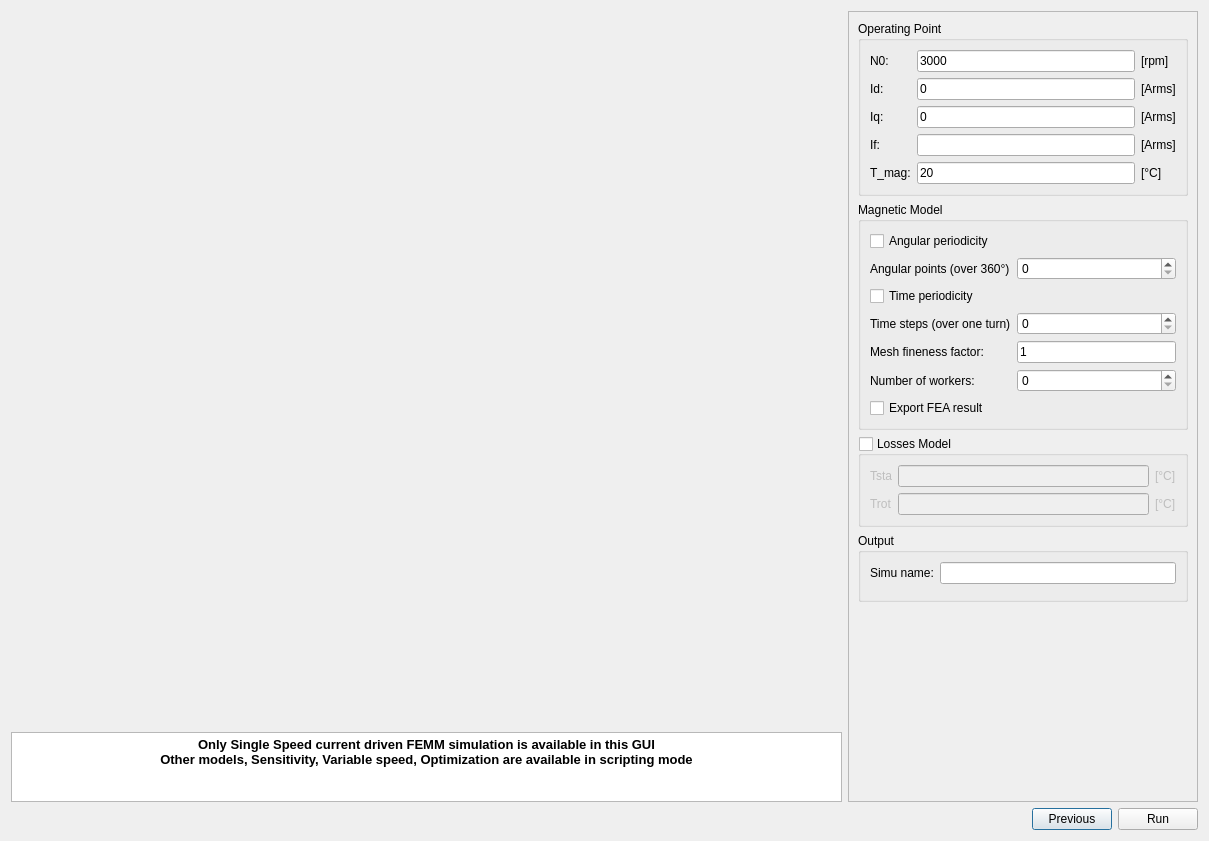
<?xml version="1.0" encoding="UTF-8"?>
<ui version="4.0">
 <class>SSimu</class>
 <widget class="QDialog" name="SSimu">
  <property name="geometry">
   <rect>
    <x>0</x>
    <y>0</y>
    <width>1209</width>
    <height>841</height>
   </rect>
  </property>
  <property name="minimumSize">
   <size>
    <width>650</width>
    <height>550</height>
   </size>
  </property>
  <property name="windowTitle">
   <string>Form</string>
  </property>
  <layout class="QVBoxLayout" name="verticalLayout_4">
   <item>
    <layout class="QHBoxLayout" name="horizontalLayout">
     <item>
      <layout class="QVBoxLayout" name="verticalLayout_3">
       <item>
        <widget class="MPLCanvas" name="w_viewer" native="true">
         <property name="minimumSize">
          <size>
           <width>250</width>
           <height>0</height>
          </size>
         </property>
        </widget>
       </item>
       <item>
        <widget class="QTextEdit" name="txt_tuto">
         <property name="sizePolicy">
          <sizepolicy hsizetype="Expanding" vsizetype="Fixed">
           <horstretch>0</horstretch>
           <verstretch>0</verstretch>
          </sizepolicy>
         </property>
         <property name="maximumSize">
          <size>
           <width>16777215</width>
           <height>70</height>
          </size>
         </property>
         <property name="verticalScrollBarPolicy">
          <enum>Qt::ScrollBarAlwaysOff</enum>
         </property>
         <property name="html">
          <string>&lt;!DOCTYPE HTML PUBLIC &quot;-//W3C//DTD HTML 4.0//EN&quot; &quot;http://www.w3.org/TR/REC-html40/strict.dtd&quot;&gt;
&lt;html&gt;&lt;head&gt;&lt;meta name=&quot;qrichtext&quot; content=&quot;1&quot; /&gt;&lt;style type=&quot;text/css&quot;&gt;
p, li { white-space: pre-wrap; }
&lt;/style&gt;&lt;/head&gt;&lt;body style=&quot; font-family:'MS Shell Dlg 2'; font-size:8.15094pt; font-weight:400; font-style:normal;&quot;&gt;
&lt;p align=&quot;center&quot; style=&quot; margin-top:0px; margin-bottom:0px; margin-left:0px; margin-right:0px; -qt-block-indent:0; text-indent:0px;&quot;&gt;&lt;span style=&quot; font-size:10pt; font-weight:600;&quot;&gt;Only Single Speed current driven FEMM simulation is available in this GUI&lt;/span&gt;&lt;/p&gt;
&lt;p align=&quot;center&quot; style=&quot; margin-top:0px; margin-bottom:0px; margin-left:0px; margin-right:0px; -qt-block-indent:0; text-indent:0px;&quot;&gt;&lt;span style=&quot; font-size:10pt; font-weight:600;&quot;&gt;Other models, Sensitivity, Variable speed, Optimization are available in scripting mode&lt;/span&gt;&lt;/p&gt;&lt;/body&gt;&lt;/html&gt;</string>
         </property>
         <property name="textInteractionFlags">
          <set>Qt::TextSelectableByKeyboard|Qt::TextSelectableByMouse</set>
         </property>
        </widget>
       </item>
      </layout>
     </item>
     <item>
      <widget class="QScrollArea" name="scrollArea">
       <property name="minimumSize">
        <size>
         <width>350</width>
         <height>0</height>
        </size>
       </property>
       <property name="maximumSize">
        <size>
         <width>350</width>
         <height>16777215</height>
        </size>
       </property>
       <property name="widgetResizable">
        <bool>true</bool>
       </property>
       <widget class="QWidget" name="scrollAreaWidgetContents">
        <property name="geometry">
         <rect>
          <x>0</x>
          <y>0</y>
          <width>348</width>
          <height>786</height>
         </rect>
        </property>
        <layout class="QVBoxLayout" name="verticalLayout_2">
         <item>
          <widget class="QGroupBox" name="g_OP">
           <property name="title">
            <string>Operating Point</string>
           </property>
           <layout class="QGridLayout" name="gridLayout">
            <item row="0" column="0">
             <widget class="QLabel" name="in_N0">
              <property name="minimumSize">
               <size>
                <width>0</width>
                <height>0</height>
               </size>
              </property>
              <property name="toolTip">
               <string>Stator external radius</string>
              </property>
              <property name="text">
               <string>N0:</string>
              </property>
             </widget>
            </item>
            <item row="0" column="1">
             <widget class="FloatEdit" name="lf_N0">
              <property name="maximumSize">
               <size>
                <width>16777215</width>
                <height>16777215</height>
               </size>
              </property>
              <property name="toolTip">
               <string>Stator external radius</string>
              </property>
              <property name="text">
               <string>3000</string>
              </property>
             </widget>
            </item>
            <item row="0" column="2">
             <widget class="QLabel" name="unit_N0">
              <property name="sizePolicy">
               <sizepolicy hsizetype="Fixed" vsizetype="Preferred">
                <horstretch>0</horstretch>
                <verstretch>0</verstretch>
               </sizepolicy>
              </property>
              <property name="text">
               <string>[rpm]</string>
              </property>
             </widget>
            </item>
            <item row="1" column="0">
             <widget class="QLabel" name="in_I1">
              <property name="minimumSize">
               <size>
                <width>0</width>
                <height>0</height>
               </size>
              </property>
              <property name="toolTip">
               <string>Stator external radius</string>
              </property>
              <property name="text">
               <string>Id:</string>
              </property>
             </widget>
            </item>
            <item row="1" column="1">
             <widget class="FloatEdit" name="lf_I1">
              <property name="maximumSize">
               <size>
                <width>16777215</width>
                <height>16777215</height>
               </size>
              </property>
              <property name="toolTip">
               <string>Stator external radius</string>
              </property>
              <property name="text">
               <string>0</string>
              </property>
             </widget>
            </item>
            <item row="1" column="2">
             <widget class="QLabel" name="unit_I1">
              <property name="sizePolicy">
               <sizepolicy hsizetype="Fixed" vsizetype="Preferred">
                <horstretch>0</horstretch>
                <verstretch>0</verstretch>
               </sizepolicy>
              </property>
              <property name="text">
               <string>[Arms]</string>
              </property>
             </widget>
            </item>
            <item row="2" column="0">
             <widget class="QLabel" name="in_I2">
              <property name="minimumSize">
               <size>
                <width>0</width>
                <height>0</height>
               </size>
              </property>
              <property name="toolTip">
               <string>Stator external radius</string>
              </property>
              <property name="text">
               <string>Iq:</string>
              </property>
             </widget>
            </item>
            <item row="2" column="1">
             <widget class="FloatEdit" name="lf_I2">
              <property name="maximumSize">
               <size>
                <width>16777215</width>
                <height>16777215</height>
               </size>
              </property>
              <property name="toolTip">
               <string>Stator external radius</string>
              </property>
              <property name="text">
               <string>0</string>
              </property>
             </widget>
            </item>
            <item row="2" column="2">
             <widget class="QLabel" name="unit_I2">
              <property name="sizePolicy">
               <sizepolicy hsizetype="Fixed" vsizetype="Preferred">
                <horstretch>0</horstretch>
                <verstretch>0</verstretch>
               </sizepolicy>
              </property>
              <property name="text">
               <string>[Arms]</string>
              </property>
             </widget>
            </item>
            <item row="3" column="0">
             <widget class="QLabel" name="in_I3">
              <property name="minimumSize">
               <size>
                <width>0</width>
                <height>0</height>
               </size>
              </property>
              <property name="toolTip">
               <string>Stator external radius</string>
              </property>
              <property name="text">
               <string>If:</string>
              </property>
             </widget>
            </item>
            <item row="3" column="1">
             <widget class="FloatEdit" name="lf_I3">
              <property name="maximumSize">
               <size>
                <width>16777215</width>
                <height>16777215</height>
               </size>
              </property>
              <property name="toolTip">
               <string>Stator external radius</string>
              </property>
             </widget>
            </item>
            <item row="3" column="2">
             <widget class="QLabel" name="unit_I3">
              <property name="sizePolicy">
               <sizepolicy hsizetype="Fixed" vsizetype="Preferred">
                <horstretch>0</horstretch>
                <verstretch>0</verstretch>
               </sizepolicy>
              </property>
              <property name="text">
               <string>[Arms]</string>
              </property>
             </widget>
            </item>
            <item row="4" column="0">
             <widget class="QLabel" name="in_T_mag">
              <property name="minimumSize">
               <size>
                <width>0</width>
                <height>0</height>
               </size>
              </property>
              <property name="toolTip">
               <string>Stator external radius</string>
              </property>
              <property name="text">
               <string>T_mag:</string>
              </property>
             </widget>
            </item>
            <item row="4" column="1">
             <widget class="FloatEdit" name="lf_T_mag">
              <property name="maximumSize">
               <size>
                <width>16777215</width>
                <height>16777215</height>
               </size>
              </property>
              <property name="toolTip">
               <string>Stator external radius</string>
              </property>
              <property name="text">
               <string>20</string>
              </property>
             </widget>
            </item>
            <item row="4" column="2">
             <widget class="QLabel" name="unit_T_mag">
              <property name="sizePolicy">
               <sizepolicy hsizetype="Fixed" vsizetype="Preferred">
                <horstretch>0</horstretch>
                <verstretch>0</verstretch>
               </sizepolicy>
              </property>
              <property name="text">
               <string>[°C]</string>
              </property>
             </widget>
            </item>
           </layout>
          </widget>
         </item>
         <item>
          <widget class="QGroupBox" name="g_mag">
           <property name="title">
            <string>Magnetic Model</string>
           </property>
           <layout class="QGridLayout" name="gridLayout_2">
            <item row="4" column="0">
             <widget class="QLabel" name="in_Kmesh">
              <property name="minimumSize">
               <size>
                <width>0</width>
                <height>0</height>
               </size>
              </property>
              <property name="toolTip">
               <string>Stator external radius</string>
              </property>
              <property name="text">
               <string>Mesh fineness factor:</string>
              </property>
             </widget>
            </item>
            <item row="1" column="0">
             <widget class="QLabel" name="in_Na_tot">
              <property name="minimumSize">
               <size>
                <width>0</width>
                <height>0</height>
               </size>
              </property>
              <property name="toolTip">
               <string>Stator external radius</string>
              </property>
              <property name="text">
               <string>Angular points (over 360°)</string>
              </property>
             </widget>
            </item>
            <item row="5" column="1">
             <widget class="QSpinBox" name="si_nb_worker"/>
            </item>
            <item row="3" column="0">
             <widget class="QLabel" name="in_Nt_tot">
              <property name="minimumSize">
               <size>
                <width>0</width>
                <height>0</height>
               </size>
              </property>
              <property name="toolTip">
               <string>Stator external radius</string>
              </property>
              <property name="text">
               <string>Time steps (over one turn)</string>
              </property>
             </widget>
            </item>
            <item row="5" column="0">
             <widget class="QLabel" name="in_nb_worker">
              <property name="minimumSize">
               <size>
                <width>0</width>
                <height>0</height>
               </size>
              </property>
              <property name="toolTip">
               <string>Stator external radius</string>
              </property>
              <property name="text">
               <string>Number of workers:</string>
              </property>
             </widget>
            </item>
            <item row="3" column="1">
             <widget class="QSpinBox" name="si_Nt_tot"/>
            </item>
            <item row="0" column="0">
             <widget class="QCheckBox" name="is_per_a">
              <property name="text">
               <string>Angular periodicity</string>
              </property>
             </widget>
            </item>
            <item row="1" column="1">
             <widget class="QSpinBox" name="si_Na_tot"/>
            </item>
            <item row="4" column="1">
             <widget class="FloatEdit" name="lf_Kmesh">
              <property name="maximumSize">
               <size>
                <width>16777215</width>
                <height>16777215</height>
               </size>
              </property>
              <property name="toolTip">
               <string>Stator external radius</string>
              </property>
              <property name="text">
               <string>1</string>
              </property>
             </widget>
            </item>
            <item row="2" column="0">
             <widget class="QCheckBox" name="is_per_t">
              <property name="text">
               <string>Time periodicity</string>
              </property>
             </widget>
            </item>
            <item row="6" column="0">
             <widget class="QCheckBox" name="is_mesh_sol">
              <property name="text">
               <string>Export FEA result</string>
              </property>
             </widget>
            </item>
           </layout>
          </widget>
         </item>
         <item>
          <widget class="QGroupBox" name="g_losses_model">
           <property name="title">
            <string>Losses Model</string>
           </property>
           <property name="checkable">
            <bool>true</bool>
           </property>
           <property name="checked">
            <bool>false</bool>
           </property>
           <layout class="QGridLayout" name="gridLayout_3">
            <item row="0" column="2">
             <widget class="QLabel" name="unit_Tsta">
              <property name="text">
               <string>[°C]</string>
              </property>
             </widget>
            </item>
            <item row="1" column="1">
             <widget class="FloatEdit" name="lf_Trot">
              <property name="toolTip">
               <string>Rotor temperature</string>
              </property>
             </widget>
            </item>
            <item row="0" column="1">
             <widget class="FloatEdit" name="lf_Tsta">
              <property name="toolTip">
               <string>Stator temperature</string>
              </property>
             </widget>
            </item>
            <item row="0" column="0">
             <widget class="QLabel" name="in_Tsta">
              <property name="text">
               <string>Tsta</string>
              </property>
             </widget>
            </item>
            <item row="1" column="0">
             <widget class="QLabel" name="in_Trot">
              <property name="text">
               <string>Trot</string>
              </property>
             </widget>
            </item>
            <item row="1" column="2">
             <widget class="QLabel" name="unit_Trot">
              <property name="text">
               <string>[°C]</string>
              </property>
             </widget>
            </item>
           </layout>
          </widget>
         </item>
         <item>
          <widget class="QGroupBox" name="g_out">
           <property name="title">
            <string>Output</string>
           </property>
           <layout class="QVBoxLayout" name="verticalLayout">
            <item>
             <layout class="QHBoxLayout" name="horizontalLayout_2">
              <item>
               <widget class="QLabel" name="in_name">
                <property name="text">
                 <string>Simu name:</string>
                </property>
               </widget>
              </item>
              <item>
               <widget class="QLineEdit" name="le_name"/>
              </item>
             </layout>
            </item>
            <item>
             <widget class="WPathSelectorV" name="w_path_result" native="true">
              <property name="sizePolicy">
               <sizepolicy hsizetype="Expanding" vsizetype="Preferred">
                <horstretch>0</horstretch>
                <verstretch>0</verstretch>
               </sizepolicy>
              </property>
              <property name="minimumSize">
               <size>
                <width>100</width>
                <height>0</height>
               </size>
              </property>
             </widget>
            </item>
           </layout>
          </widget>
         </item>
         <item>
          <spacer name="verticalSpacer">
           <property name="orientation">
            <enum>Qt::Vertical</enum>
           </property>
           <property name="sizeHint" stdset="0">
            <size>
             <width>20</width>
             <height>40</height>
            </size>
           </property>
          </spacer>
         </item>
        </layout>
       </widget>
      </widget>
     </item>
    </layout>
   </item>
   <item>
    <layout class="QHBoxLayout" name="horizontalLayout_3">
     <item>
      <spacer name="horizontalSpacer_3">
       <property name="orientation">
        <enum>Qt::Horizontal</enum>
       </property>
       <property name="sizeHint" stdset="0">
        <size>
         <width>40</width>
         <height>20</height>
        </size>
       </property>
      </spacer>
     </item>
     <item>
      <widget class="QPushButton" name="b_previous">
       <property name="text">
        <string>Previous</string>
       </property>
      </widget>
     </item>
     <item>
      <widget class="QPushButton" name="b_next">
       <property name="text">
        <string>Run</string>
       </property>
      </widget>
     </item>
    </layout>
   </item>
  </layout>
 </widget>
 <customwidgets>
  <customwidget>
   <class>FloatEdit</class>
   <extends>QLineEdit</extends>
   <header>.....GUI/Tools/FloatEdit.h</header>
  </customwidget>
  <customwidget>
   <class>WPathSelectorV</class>
   <extends>QWidget</extends>
   <header>.....GUI.Tools.WPathSelector.WPathSelectorV</header>
   <container>1</container>
  </customwidget>
  <customwidget>
   <class>MPLCanvas</class>
   <extends>QWidget</extends>
   <header>.....GUI.Tools.MPLCanvas</header>
   <container>1</container>
  </customwidget>
 </customwidgets>
 <resources>
  <include location="../../../Resources/pyleecan.qrc"/>
  <include location="../../../Resources/pyleecan.qrc"/>
 </resources>
 <connections/>
</ui>
